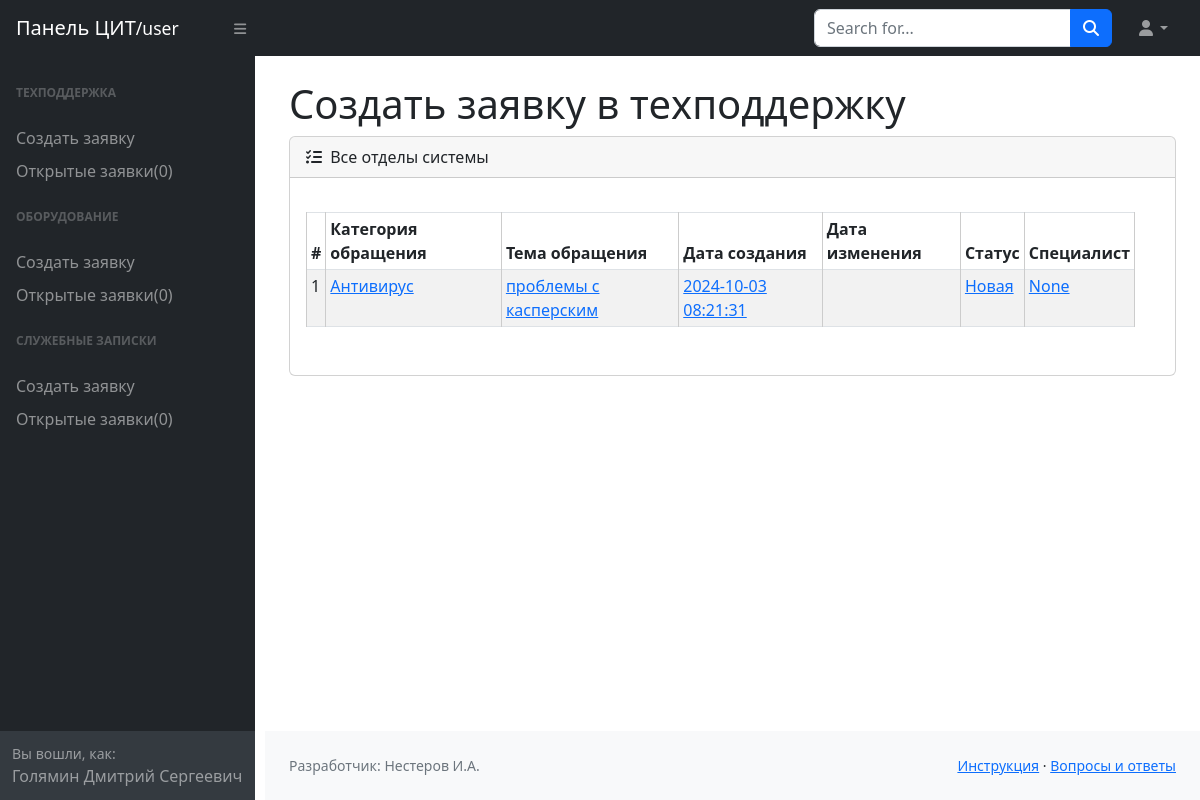
Screenshot of /user/tasks (signed in) with the database file from the repository.
### models.py (models this page shows)
class User(Base):
    __tablename__ = 'user'
    id = Column(Integer, primary_key=True, index=True)
    username = Column(String, nullable=False, unique=True)
    password = Column(String, nullable=False)
    surname = Column(String, nullable=False)
    name = Column(String, nullable=False)
    patronymic = Column(String, nullable=True)
    tel_stationary = Column(String, nullable=True)
    tel_mobile = Column(String, nullable=True)
    building = Column(String, nullable=True)
    cabinet = Column(String, nullable=True)
    last_entry = Column(DateTime, default=func.now())
    last_ip = Column(String, nullable=True)
    dostup = Column(String, default='пользователь', nullable=True)
    otdel_id = Column(Integer, ForeignKey('otdel.id', ondelete='SET NULL'), nullable=True)
    otdel = relationship("Otdel", back_populates="users", foreign_keys=[otdel_id])
    otdel_nachalnik = relationship("Otdel", foreign_keys="[Otdel.nachalnik_id]", back_populates="nachalnik")
    otdel_zam = relationship("Otdel", foreign_keys="[Otdel.zam_id]", back_populates="zam")
    otdel_zgd = relationship("Otdel", foreign_keys="[Otdel.zgd_id]", back_populates="zgd")
    tasks_help_created = relationship("Task", foreign_keys="[Task.user_create_id]", back_populates="user_create")
    tasks_help_user_admin = relationship("Task", foreign_keys="[Task.user_admin_id]", back_populates="user_admin")
    tasks_eq_created = relationship("Task_equipment", foreign_keys="[Task_equipment.user_create_id]",
                                    back_populates="user_create")
    tasks_eq_user_admin = relationship("Task_equipment", foreign_keys="[Task_equipment.user_admin_id]",
                                       back_populates="user_admin")
    tasks_universal_created = relationship("Task_Universal", foreign_keys="[Task_Universal.user_create_id]",
                                           back_populates="user_create")
    tasks_universal_user_admin = relationship("Task_Universal", foreign_keys="[Task_Universal.user_admin_id]",
                                              back_populates="user_admin")

class Task(Base):
    __tablename__ = 'task'
    id = Column(Integer, primary_key=True, index=True)
    tel = Column(String)  # Телефон
    theme = Column(String)  # Тема от пользователя
    location = Column(String)  # Местоположение
    text = Column(String)  # Основной текст заявки
    date_create = Column(DateTime, default=func.now())
    date_of_change = Column(DateTime, nullable=True)
    comments = Column(String, default=None)
    comments_cit_only = Column(String, default=None)
    comments_user = Column(String, default=None)
    status = Column(String, default="Новая")
    logs = Column(String)  # Логирование действий пользователей
    ip_requests = Column(String)
    category_id = Column(Integer, ForeignKey('category.id', ondelete='SET NULL'), nullable=True)
    category = relationship("Category", back_populates="tasks")
    user_create_id = Column(Integer, ForeignKey('user.id', ondelete='SET NULL'), nullable=True)
    user_admin_id = Column(Integer, ForeignKey('user.id', ondelete='SET NULL'), nullable=True)
    user_create = relationship("User", foreign_keys=[user_create_id], back_populates="tasks_help_created")
    user_admin = relationship("User", foreign_keys=[user_admin_id], back_populates="tasks_help_user_admin")

class Category(Base):
    __tablename__ = 'category'
    id = Column(Integer, primary_key=True, index=True)
    name = Column(String, nullable=False)
    description = Column(String, nullable=True)
    tasks = relationship("Task", back_populates="category")

### routers/user.py (the view)
@router.get("/tasks")
async def task_create_equipment(request: Request,
                                db: AsyncSession = Depends(get_db),
                                current_user: User = Depends(access_check)):
    my_tasks = await fetch_task_user(db, current_user.id)
    return templates.TemplateResponse("список_заявок.html", {"request": request,
                                                             "current_user": current_user,
                                                             "tasks": my_tasks})

### templates/user/список_заявок.html (shortened to what this page needs)
{% extends 'base_user.html' %}
{% block h1 %}Создать заявку в техподдержку{% endblock %}
{% block main %}
<div class="card mb-4">
    <div class="card-header">
        <i class="fas fa-tasks me-1"></i>
        Все отделы системы
    </div>
    <div class="card-body">
        <div class="form-group row mt-2">
            <div class="row mb-3">
                <div class="table-responsive">
                    <table class="table table-striped table-sm table-bordered">
                        <thead>
                        <tr>
                            <th scope="col">#</th>
                            <th scope="col">Категория обращения</th>
                            <th scope="col">Тема обращения</th>
                            <th scope="col">Дата создания</th>
                            <th scope="col">Дата изменения</th>
                            <th scope="col">Статус</th>
                            <th scope="col">Специалист</th>
                        </tr>
                        </thead>
                        <tbody>
                        {% for task in tasks %}
                        <tr>
                            <td>{{ task.id }}</td>
                            <td><a href="/user/task/{{ task.id }}">{{ task.category.name }}</a></td>
                            <td><a href="/user/task/{{ task.id }}">{{ task.theme }}</a></td>
                            <td><a href="/user/task/{{ task.id }}">{{ task.date_create }}</a></td>
                            <td><a href="/user/task/{{ task.id }}">{% if task.date_of_change == None %}{% else %}{{ task.date_of_change }}{% endif %}</a></td>
                            <td><a href="/user/task/{{ task.id }}">{{ task.status }}</a></td>
                            <td><a href="/user/task/{{ task.id }}">{{ task.user_admin }}</a></td>
                        </tr>
                        {% endfor %}
                        </tbody>
                    </table>
                </div>
            </div>
        </div>
    </div>
</div>
{% endblock %}

### templates/user/base_user.html (shortened to what this page needs)
<!DOCTYPE html>
<html lang="ru">
<head>
    <link href="https://cdn.jsdelivr.net/npm/simple-datatables@7.1.2/dist/style.min.css" rel="stylesheet"/>
    <link href="/static/css/bootstrap.min.css" rel="stylesheet"/>
    <link href="/static/css/styles.css" rel="stylesheet"/>
    <link rel="stylesheet" href="/static/css/all.min.css">
</head>
<body class="sb-nav-fixed">
<nav class="sb-topnav navbar navbar-expand navbar-dark bg-dark">
    <a class="navbar-brand ps-3" href="index.html">Панель ЦИТ<small>/user</small></a>
    <button class="btn btn-link btn-sm order-1 order-lg-0 me-4 me-lg-0" id="sidebarToggle" href="#">
        <i class="fas fa-bars"></i></button>
    <form class="d-none d-md-inline-block form-inline ms-auto me-0 me-md-3 my-2 my-md-0">
        <div class="input-group">
            <input class="form-control" type="text" placeholder="Search for..." aria-describedby="btnNavbarSearch"/>
            <button class="btn btn-primary" id="btnNavbarSearch" type="button"><i class="fas fa-search"></i></button>
        </div>
    </form>
    <ul class="navbar-nav ms-auto ms-md-0 me-3 me-lg-4">
        <li class="nav-item dropdown">
            <a class="nav-link dropdown-toggle" id="navbarDropdown" href="#" role="button" data-bs-toggle="dropdown"
               aria-expanded="false"><i class="fas fa-user fa-fw"></i></a>
        </li>
    </ul>
</nav>
<div id="layoutSidenav">
    <div id="layoutSidenav_nav">
        <nav class="sb-sidenav accordion sb-sidenav-dark" id="sidenavAccordion">
            <div class="sb-sidenav-menu">
                <div class="nav">
                    <div class="sb-sidenav-menu-heading">Техподдержка</div>
                    <a class="nav-link" href="/user/create-task">Создать заявку</a>
                    <a class="nav-link" href="/user/tasks">Открытые заявки(0)</a>
                    <div class="sb-sidenav-menu-heading">Оборудование</div>
                    <a class="nav-link" href="#">Создать заявку</a>
                    <a class="nav-link" href="#">Открытые заявки(0)</a>
                    <div class="sb-sidenav-menu-heading">Служебные записки</div>
                    <a class="nav-link" href="#">Создать заявку</a>
                    <a class="nav-link" href="#">Открытые заявки(0)</a>
                </div>
            </div>
            <div class="sb-sidenav-footer">
                <div class="small">Вы вошли, как:</div>
                {{ current_user.surname }} {{ current_user.name }} {{ current_user.patronymic }}
            </div>
        </nav>
    </div>
    <div id="layoutSidenav_content">
        <main>
            <div class="container-fluid px-4">
                <h1 class="mt-4">{% block h1 %}{% endblock %}</h1>
                {% block main %}{% endblock %}
            </div>
        </main>
        <footer class="py-4 bg-light mt-auto">
            <div class="container-fluid px-4">
                <div class="d-flex align-items-center justify-content-between small">
                    <div class="text-muted">Разработчик: Нестеров И.А.</div>
                    <div>
                        <a href="#">Инструкция</a>
                        &middot;
                        <a href="#">Вопросы и ответы</a>
                    </div>
                </div>
            </div>
        </footer>
    </div>
</div>
</body>
</html>

### templates/user/base_user.html (style rules this page uses)
.sb-sidenav-menu .nav-link { padding-top: -20px; padding-bottom: -15px; margin-bottom: -15px; }
#layoutSidenav_nav { width: 40px; }
#layoutSidenav { margin-left: 40px; }
.sb-sidenav { width: 255px; }
table { border-collapse: collapse; width: 100%; margin-top: 10px; }
th, td { border: 1px solid #ccc; padding: 8px; text-align: left; }
th { background-color: #e9ecef; }

### rows the page displays
User: surname "Голямин", name "Дмитрий", patronymic "Сергеевич"
Task: id "1", category.name "Антивирус", theme "проблемы с касперским", date_create "2024-10-03 08:21:31", status "Новая", user_admin "None"
